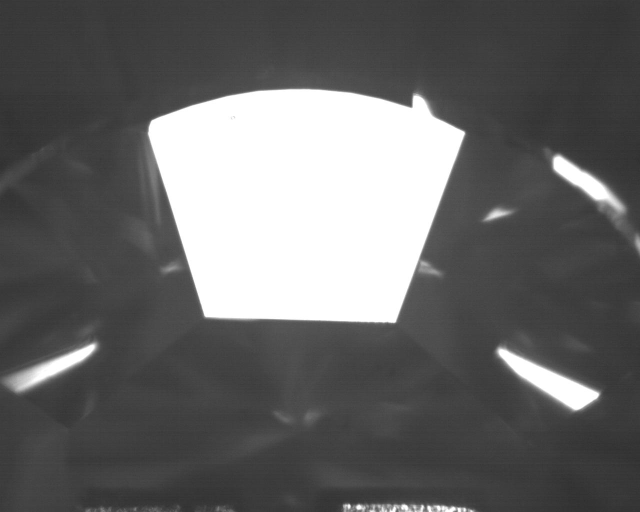
#> input picture img_data/Bezel.jpg, 1280 x 1024 px, given in place of 9.png, which was not available (shown at 1/2 size)
$ python test2.py
#> lines starting #> are read from the running program, lines starting #| are printed output that depends on the picture; pictures that were not available may be replaced by others from this repository, and a replacement may not be noted
import cv2
import numpy as np
from matplotlib import pyplot as plt
def nothing(x):
    pass
cv2.namedWindow('image')

cv2.createTrackbar('min','image',0,255,nothing)
#> slider 'min' is set to 51
cv2.createTrackbar('max','image',0,255,nothing)
#> slider 'max' is set to 255
cv2.createTrackbar('light','image',0,255,nothing)
#> slider 'light' is set to 51
img = cv2.imread('9.png',cv2.IMREAD_GRAYSCALE)
#> img is the input picture: shape (1024, 1280); min 38, max 255, mean 102.3
img = cv2.resize(img, (640, 512), interpolation=cv2.INTER_CUBIC)
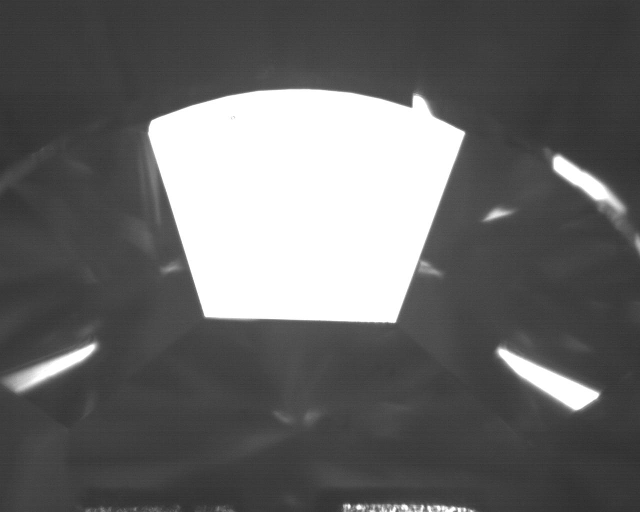
#> img: shape (512, 640); min 45, max 255, mean 102.3

def _hough1(canny):
    global img
    hough = cv2.HoughLines(canny,1,np.pi/180,110)
    if hough is None:
        print('Hough without content')
        pass
    else:
        for i in range(len(hough)):
            for rho, theta in hough[i]:
                a = np.cos(theta)
                b = np.sin(theta)
                x0 = a * rho
                y0 = b * rho
                x2 = int(x0 - 300 * (-b))
                y2 = int(y0 - 300 * (a))
                cv2.line(img, (x1, y1), (x2, y2), (0, 0, 255), 1)
                cv2.imshow('houghlines3.jpg', img)


while(1):
    #l = cv2.getTrackbarPos('light','image')
    #img = np.uint8(np.clip((l + img), 0, 255))
    r = cv2.getTrackbarPos('min','image')
    g = cv2.getTrackbarPos('max','image')
    (T,edges) = cv2.threshold(img,r,g,cv2.THRESH_BINARY)
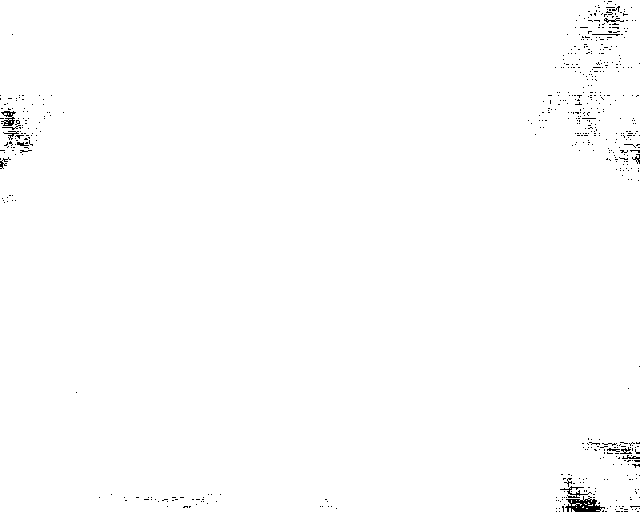
#> edges: shape (512, 640); 99.3% white; black in thin lines or dots
#> T = 51


    canny = cv2.Canny(edges,50,150)
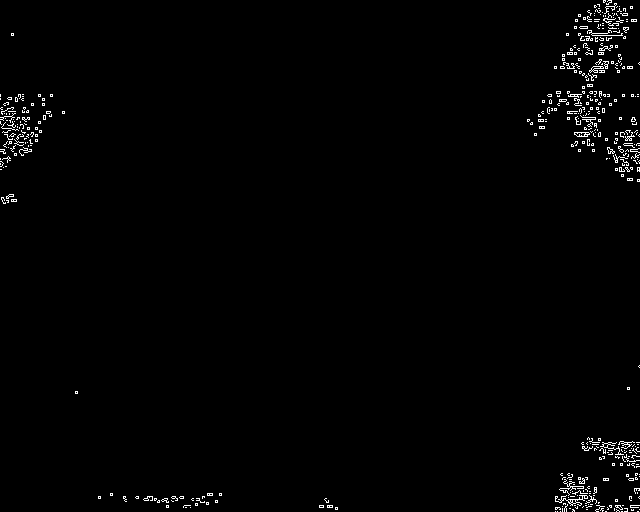
#> canny: shape (512, 640); 1.2% white in thin lines or dots
    cv2.imshow('image',canny)
    #_hough1(canny)
    k = cv2.waitKey(1)&0xFF
#> (key Esc is pressed here)
    if k == 27:
        break
    #r = cv2.getTrackbarPos('R','image')
    #g = cv2.getTrackbarPos('G','image')


cv2.destroyAllWindows()
cv2.waitKey(0)
